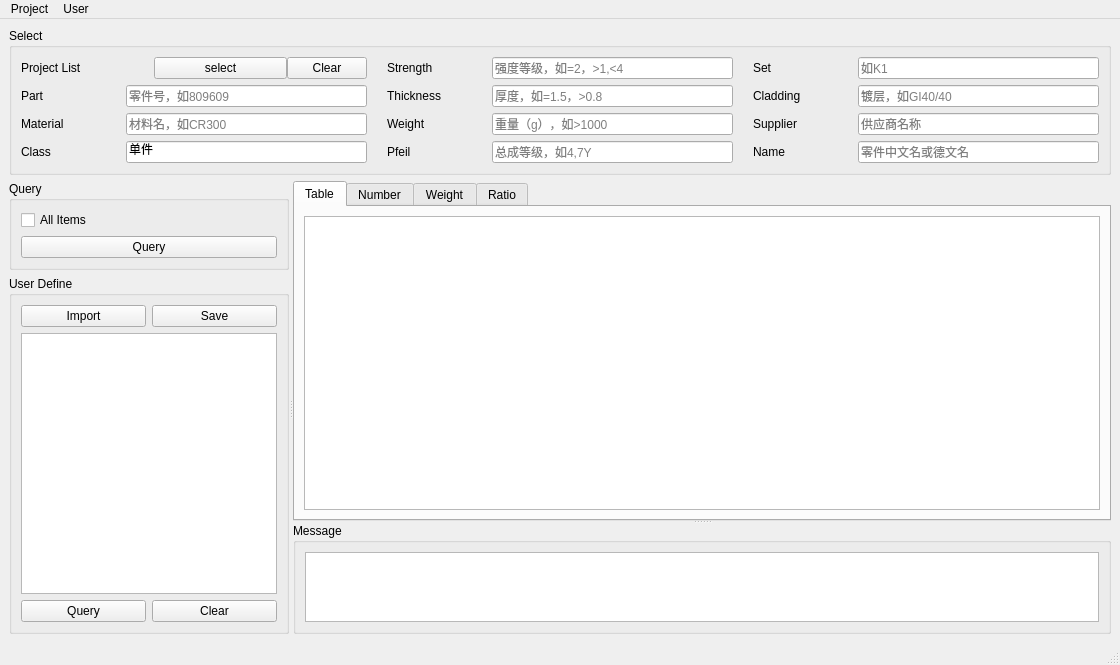
<?xml version="1.0" encoding="UTF-8"?>
<ui version="4.0">
 <class>MainWindow</class>
 <widget class="QMainWindow" name="MainWindow">
  <property name="geometry">
   <rect>
    <x>0</x>
    <y>0</y>
    <width>1120</width>
    <height>665</height>
   </rect>
  </property>
  <property name="windowTitle">
   <string>BIW Database</string>
  </property>
  <property name="windowIcon">
   <iconset>
    <normaloff>../icon/car.png</normaloff>../icon/car.png</iconset>
  </property>
  <widget class="QWidget" name="centralwidget">
   <layout class="QVBoxLayout" name="verticalLayout_3" stretch="2,0">
    <item>
     <widget class="QGroupBox" name="groupBox_2">
      <property name="sizePolicy">
       <sizepolicy hsizetype="Preferred" vsizetype="Fixed">
        <horstretch>0</horstretch>
        <verstretch>0</verstretch>
       </sizepolicy>
      </property>
      <property name="title">
       <string>Select</string>
      </property>
      <property name="flat">
       <bool>false</bool>
      </property>
      <property name="checkable">
       <bool>false</bool>
      </property>
      <layout class="QGridLayout" name="gridLayout">
       <property name="horizontalSpacing">
        <number>20</number>
       </property>
       <item row="0" column="0">
        <layout class="QHBoxLayout" name="horizontalLayout" stretch="3,3,0">
         <item>
          <widget class="QLabel" name="label">
           <property name="minimumSize">
            <size>
             <width>0</width>
             <height>0</height>
            </size>
           </property>
           <property name="text">
            <string>Project List </string>
           </property>
          </widget>
         </item>
         <item>
          <widget class="QPushButton" name="B_SelectProject">
           <property name="text">
            <string>select</string>
           </property>
           <property name="icon">
            <iconset>
             <normaloff>../icon/select.png</normaloff>../icon/select.png</iconset>
           </property>
           <property name="iconSize">
            <size>
             <width>20</width>
             <height>20</height>
            </size>
           </property>
           <property name="autoExclusive">
            <bool>false</bool>
           </property>
          </widget>
         </item>
         <item>
          <widget class="QPushButton" name="B_ClearQuery">
           <property name="text">
            <string>Clear</string>
           </property>
           <property name="icon">
            <iconset>
             <normaloff>../icon/clear.png</normaloff>../icon/clear.png</iconset>
           </property>
           <property name="iconSize">
            <size>
             <width>18</width>
             <height>18</height>
            </size>
           </property>
          </widget>
         </item>
        </layout>
       </item>
       <item row="1" column="0">
        <layout class="QHBoxLayout" name="horizontalLayout_2" stretch="3,7">
         <property name="spacing">
          <number>1</number>
         </property>
         <item>
          <widget class="QLabel" name="label_3">
           <property name="text">
            <string>Part</string>
           </property>
          </widget>
         </item>
         <item>
          <widget class="QLineEdit" name="E_PartName">
           <property name="placeholderText">
            <string>零件号，如809609</string>
           </property>
          </widget>
         </item>
        </layout>
       </item>
       <item row="1" column="1">
        <layout class="QHBoxLayout" name="horizontalLayout_6" stretch="3,7">
         <property name="spacing">
          <number>1</number>
         </property>
         <item>
          <widget class="QLabel" name="label_6">
           <property name="text">
            <string>Thickness</string>
           </property>
          </widget>
         </item>
         <item>
          <widget class="QLineEdit" name="E_Thickness">
           <property name="text">
            <string/>
           </property>
           <property name="placeholderText">
            <string>厚度，如=1.5，&gt;0.8</string>
           </property>
          </widget>
         </item>
        </layout>
       </item>
       <item row="1" column="2">
        <layout class="QHBoxLayout" name="horizontalLayout_7" stretch="3,7">
         <property name="spacing">
          <number>1</number>
         </property>
         <item>
          <widget class="QLabel" name="label_10">
           <property name="text">
            <string>Cladding</string>
           </property>
          </widget>
         </item>
         <item>
          <widget class="QLineEdit" name="E_Cladding">
           <property name="placeholderText">
            <string>镀层，如GI40/40</string>
           </property>
          </widget>
         </item>
        </layout>
       </item>
       <item row="2" column="0">
        <layout class="QHBoxLayout" name="horizontalLayout_5" stretch="3,7">
         <property name="spacing">
          <number>1</number>
         </property>
         <item>
          <widget class="QLabel" name="label_5">
           <property name="text">
            <string>Material</string>
           </property>
          </widget>
         </item>
         <item>
          <widget class="QLineEdit" name="E_Material">
           <property name="placeholderText">
            <string>材料名，如CR300</string>
           </property>
          </widget>
         </item>
        </layout>
       </item>
       <item row="0" column="2">
        <layout class="QHBoxLayout" name="horizontalLayout_9" stretch="3,7">
         <property name="spacing">
          <number>1</number>
         </property>
         <item>
          <widget class="QLabel" name="label_4">
           <property name="text">
            <string>Set</string>
           </property>
          </widget>
         </item>
         <item>
          <widget class="QLineEdit" name="E_Set">
           <property name="placeholderText">
            <string>如K1</string>
           </property>
          </widget>
         </item>
        </layout>
       </item>
       <item row="0" column="1">
        <layout class="QHBoxLayout" name="horizontalLayout_4" stretch="3,7">
         <property name="spacing">
          <number>1</number>
         </property>
         <item>
          <widget class="QLabel" name="label_8">
           <property name="text">
            <string>Strength</string>
           </property>
          </widget>
         </item>
         <item>
          <widget class="QLineEdit" name="E_Strength">
           <property name="whatsThis">
            <string/>
           </property>
           <property name="accessibleDescription">
            <string/>
           </property>
           <property name="text">
            <string/>
           </property>
           <property name="placeholderText">
            <string>强度等级，如=2，&gt;1,&lt;4</string>
           </property>
          </widget>
         </item>
        </layout>
       </item>
       <item row="2" column="1">
        <layout class="QHBoxLayout" name="horizontalLayout_8" stretch="3,7">
         <property name="spacing">
          <number>1</number>
         </property>
         <item>
          <widget class="QLabel" name="label_7">
           <property name="text">
            <string>Weight</string>
           </property>
          </widget>
         </item>
         <item>
          <widget class="QLineEdit" name="E_Weight">
           <property name="placeholderText">
            <string>重量（g），如&gt;1000</string>
           </property>
          </widget>
         </item>
        </layout>
       </item>
       <item row="2" column="2">
        <layout class="QHBoxLayout" name="horizontalLayout_3" stretch="3,7">
         <property name="spacing">
          <number>1</number>
         </property>
         <item>
          <widget class="QLabel" name="label_11">
           <property name="text">
            <string>Supplier</string>
           </property>
          </widget>
         </item>
         <item>
          <widget class="QLineEdit" name="E_Supplier">
           <property name="placeholderText">
            <string>供应商名称</string>
           </property>
          </widget>
         </item>
        </layout>
       </item>
       <item row="4" column="0">
        <layout class="QHBoxLayout" name="horizontalLayout_11" stretch="3,7">
         <property name="spacing">
          <number>1</number>
         </property>
         <item>
          <widget class="QLabel" name="label_12">
           <property name="text">
            <string>Class</string>
           </property>
          </widget>
         </item>
         <item>
          <widget class="QLineEdit" name="E_Class">
           <property name="text">
            <string>单件</string>
           </property>
           <property name="placeholderText">
            <string>单件、标准件或总成</string>
           </property>
          </widget>
         </item>
        </layout>
       </item>
       <item row="4" column="1">
        <layout class="QHBoxLayout" name="horizontalLayout_12" stretch="3,7">
         <property name="spacing">
          <number>1</number>
         </property>
         <item>
          <widget class="QLabel" name="label_13">
           <property name="text">
            <string>Pfeil</string>
           </property>
          </widget>
         </item>
         <item>
          <widget class="QLineEdit" name="E_Pfeil">
           <property name="placeholderText">
            <string>总成等级，如4,7Y</string>
           </property>
          </widget>
         </item>
        </layout>
       </item>
       <item row="4" column="2">
        <layout class="QHBoxLayout" name="horizontalLayout_13" stretch="3,7">
         <property name="spacing">
          <number>1</number>
         </property>
         <item>
          <widget class="QLabel" name="label_14">
           <property name="text">
            <string>Name</string>
           </property>
          </widget>
         </item>
         <item>
          <widget class="QLineEdit" name="E_Name">
           <property name="placeholderText">
            <string>零件中文名或德文名</string>
           </property>
          </widget>
         </item>
        </layout>
       </item>
      </layout>
     </widget>
    </item>
    <item>
     <widget class="QSplitter" name="splitter_2">
      <property name="orientation">
       <enum>Qt::Horizontal</enum>
      </property>
      <widget class="QWidget" name="layoutWidget">
       <layout class="QVBoxLayout" name="verticalLayout_2" stretch="0,0">
        <item>
         <widget class="QGroupBox" name="groupBox_3">
          <property name="title">
           <string>Query</string>
          </property>
          <layout class="QGridLayout" name="gridLayout_2">
           <property name="horizontalSpacing">
            <number>30</number>
           </property>
           <item row="1" column="0">
            <widget class="QPushButton" name="B_Query">
             <property name="text">
              <string>Query</string>
             </property>
             <property name="icon">
              <iconset>
               <normaloff>../icon/search.png</normaloff>../icon/search.png</iconset>
             </property>
             <property name="iconSize">
              <size>
               <width>18</width>
               <height>18</height>
              </size>
             </property>
            </widget>
           </item>
           <item row="0" column="0">
            <widget class="QCheckBox" name="C_AllItem">
             <property name="text">
              <string>All Items</string>
             </property>
            </widget>
           </item>
          </layout>
         </widget>
        </item>
        <item>
         <widget class="QGroupBox" name="groupBox_4">
          <property name="title">
           <string>User Define</string>
          </property>
          <layout class="QVBoxLayout" name="verticalLayout_5">
           <item>
            <layout class="QVBoxLayout" name="verticalLayout">
             <item>
              <layout class="QHBoxLayout" name="horizontalLayout_17">
               <item>
                <widget class="QPushButton" name="B_UserDefineImport">
                 <property name="text">
                  <string>Import</string>
                 </property>
                 <property name="icon">
                  <iconset>
                   <normaloff>../icon/import.png</normaloff>../icon/import.png</iconset>
                 </property>
                 <property name="iconSize">
                  <size>
                   <width>18</width>
                   <height>18</height>
                  </size>
                 </property>
                </widget>
               </item>
               <item>
                <widget class="QPushButton" name="B_UserDefineSave">
                 <property name="maximumSize">
                  <size>
                   <width>1000</width>
                   <height>1000</height>
                  </size>
                 </property>
                 <property name="text">
                  <string>Save</string>
                 </property>
                 <property name="icon">
                  <iconset>
                   <normaloff>../icon/save.png</normaloff>../icon/save.png</iconset>
                 </property>
                 <property name="iconSize">
                  <size>
                   <width>18</width>
                   <height>18</height>
                  </size>
                 </property>
                </widget>
               </item>
              </layout>
             </item>
             <item>
              <widget class="QTextEdit" name="T_UserDefine"/>
             </item>
             <item>
              <layout class="QHBoxLayout" name="horizontalLayout_14">
               <item>
                <widget class="QPushButton" name="B_UserDefine">
                 <property name="maximumSize">
                  <size>
                   <width>1000</width>
                   <height>1000</height>
                  </size>
                 </property>
                 <property name="text">
                  <string>Query</string>
                 </property>
                 <property name="icon">
                  <iconset>
                   <normaloff>../icon/search.png</normaloff>../icon/search.png</iconset>
                 </property>
                 <property name="iconSize">
                  <size>
                   <width>18</width>
                   <height>18</height>
                  </size>
                 </property>
                </widget>
               </item>
               <item>
                <widget class="QPushButton" name="B_CancelUserDefine">
                 <property name="text">
                  <string>Clear</string>
                 </property>
                 <property name="icon">
                  <iconset>
                   <normaloff>../icon/clear.png</normaloff>../icon/clear.png</iconset>
                 </property>
                 <property name="iconSize">
                  <size>
                   <width>18</width>
                   <height>18</height>
                  </size>
                 </property>
                </widget>
               </item>
              </layout>
             </item>
            </layout>
           </item>
          </layout>
         </widget>
        </item>
       </layout>
      </widget>
      <widget class="QSplitter" name="splitter">
       <property name="sizePolicy">
        <sizepolicy hsizetype="Preferred" vsizetype="Expanding">
         <horstretch>100</horstretch>
         <verstretch>100</verstretch>
        </sizepolicy>
       </property>
       <property name="orientation">
        <enum>Qt::Vertical</enum>
       </property>
       <property name="handleWidth">
        <number>2</number>
       </property>
       <widget class="QTabWidget" name="tabWidget">
        <property name="sizePolicy">
         <sizepolicy hsizetype="Expanding" vsizetype="Expanding">
          <horstretch>0</horstretch>
          <verstretch>100</verstretch>
         </sizepolicy>
        </property>
        <property name="currentIndex">
         <number>0</number>
        </property>
        <widget class="QWidget" name="Table">
         <attribute name="title">
          <string>Table</string>
         </attribute>
         <layout class="QVBoxLayout" name="verticalLayout_4" stretch="0">
          <item>
           <widget class="QTableView" name="V_Output"/>
          </item>
         </layout>
        </widget>
        <widget class="QWidget" name="Number">
         <attribute name="title">
          <string>Number</string>
         </attribute>
         <layout class="QGridLayout" name="gridLayout_3">
          <item row="0" column="0">
           <layout class="QVBoxLayout" name="V_Number_Layout"/>
          </item>
         </layout>
        </widget>
        <widget class="QWidget" name="Weight">
         <attribute name="title">
          <string>Weight</string>
         </attribute>
         <layout class="QHBoxLayout" name="horizontalLayout_18">
          <item>
           <layout class="QVBoxLayout" name="V_Weight_Layout"/>
          </item>
         </layout>
        </widget>
        <widget class="QWidget" name="Ratio">
         <attribute name="title">
          <string>Ratio</string>
         </attribute>
         <layout class="QGridLayout" name="gridLayout_4">
          <item row="0" column="0">
           <layout class="QVBoxLayout" name="V_Ratio_Layout"/>
          </item>
         </layout>
        </widget>
       </widget>
       <widget class="QGroupBox" name="groupBox">
        <property name="sizePolicy">
         <sizepolicy hsizetype="Expanding" vsizetype="Expanding">
          <horstretch>0</horstretch>
          <verstretch>2</verstretch>
         </sizepolicy>
        </property>
        <property name="title">
         <string>Message</string>
        </property>
        <layout class="QVBoxLayout" name="verticalLayout_6">
         <item>
          <widget class="QTextBrowser" name="T_Message"/>
         </item>
        </layout>
       </widget>
      </widget>
     </widget>
    </item>
   </layout>
  </widget>
  <widget class="QStatusBar" name="statusbar"/>
  <widget class="QMenuBar" name="menuBar">
   <property name="geometry">
    <rect>
     <x>0</x>
     <y>0</y>
     <width>1120</width>
     <height>30</height>
    </rect>
   </property>
   <widget class="QMenu" name="menuProject">
    <property name="title">
     <string>Project</string>
    </property>
    <addaction name="actionImport"/>
    <addaction name="actionExport"/>
    <addaction name="actionDelete"/>
   </widget>
   <widget class="QMenu" name="menuUser">
    <property name="title">
     <string>User</string>
    </property>
    <addaction name="actionManage"/>
   </widget>
   <addaction name="menuProject"/>
   <addaction name="menuUser"/>
  </widget>
  <action name="actionNewAccount">
   <property name="text">
    <string>NewAccount</string>
   </property>
   <property name="toolTip">
    <string>NewAccount</string>
   </property>
  </action>
  <action name="actionUser">
   <property name="icon">
    <iconset>
     <normaloff>../icon/user.PNG</normaloff>../icon/user.PNG</iconset>
   </property>
   <property name="text">
    <string>User</string>
   </property>
   <property name="toolTip">
    <string>UserManagement</string>
   </property>
  </action>
  <action name="actionImport">
   <property name="icon">
    <iconset>
     <normaloff>../icon/import.png</normaloff>../icon/import.png</iconset>
   </property>
   <property name="text">
    <string>Import</string>
   </property>
  </action>
  <action name="actionExport">
   <property name="icon">
    <iconset>
     <normaloff>../icon/output.png</normaloff>../icon/output.png</iconset>
   </property>
   <property name="text">
    <string>Export</string>
   </property>
   <property name="toolTip">
    <string>Export</string>
   </property>
  </action>
  <action name="actionDelete">
   <property name="icon">
    <iconset>
     <normaloff>../icon/delete.png</normaloff>../icon/delete.png</iconset>
   </property>
   <property name="text">
    <string>Delete</string>
   </property>
  </action>
  <action name="actionManage">
   <property name="text">
    <string>Manage</string>
   </property>
   <property name="toolTip">
    <string>UserManagement</string>
   </property>
  </action>
 </widget>
 <resources/>
 <connections/>
</ui>
